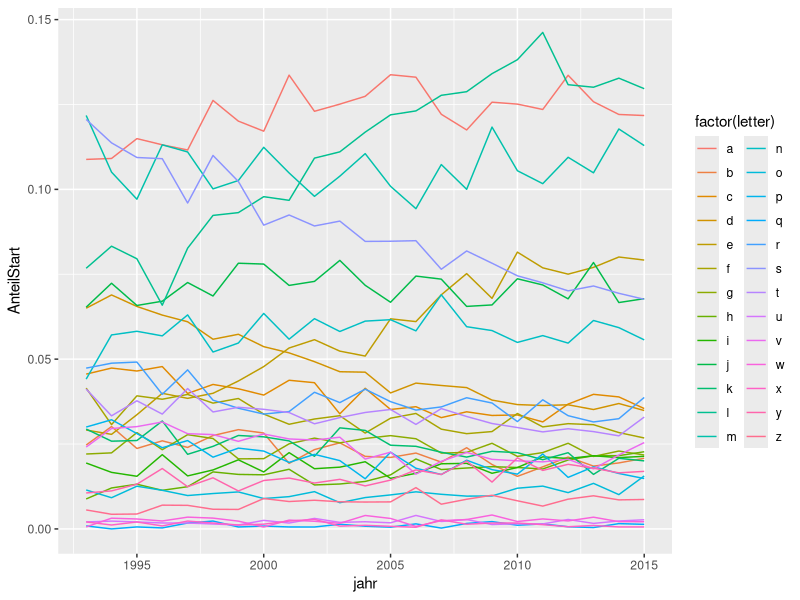

Generate this figure with R:
pkgs <- c("dplyr", "ggplot2")
pkgs_installed <- lapply(pkgs, require, character.only = TRUE)
if(length(pkgs[!unlist(pkgs_installed)])){
  install.packages(pkgs[!unlist(pkgs_installed)])
  lapply(pkgs[!unlist(pkgs_installed)], require, character.only = TRUE)
}
rm(pkgs, pkgs_installed)

vornamen <- read.csv("bev_vornamen_baby_seit1993.csv", stringsAsFactors = FALSE)

vornamen2 <- vornamen
vornamen2$geschlecht <- "gesamt"

vornamen <- rbind(vornamen,vornamen2)

vornamen$length <- nchar(vornamen$vorname)

v <- aggregate(Anzahl ~ jahr + geschlecht, data = vornamen, sum)

#v2 <- aggregate(Anzahl ~ jahr, data = vornamen, sum)

#v2$geschlecht <- "gesamt"

#v <- rbind(v,v2)

v$total <- v$Anzahl
v$Anzahl <- NULL


letters = "aeiou"
letters = "abcdefghijklmnopqrstuvwxyz"

for (i in 1:nchar(letters)) {
  letter <- substring(letters,i,i)
  vornamen[,letter] <- grepl(letter,vornamen$vorname, ignore.case = TRUE)
  vornamen[,paste0(letter,2)] <- letter == tolower(substring(vornamen$vorname,1,1))
}

v3 <- data.frame(jahr = integer(), geschlecht = character(), letter = character(), Anzahl = integer())
v5 <- data.frame(jahr = integer(), geschlecht = character(), letter = character(), AnzahlStart = integer())

for (i in 1:nchar(letters)) {
  letter <- substring(letters,i,i)
  v4 <- aggregate(Anzahl ~ jahr + geschlecht, data = vornamen[vornamen[,letter],], sum)
  v4$letter <- letter
  v3 <- rbind(v3,v4)
  
  if(dim(vornamen[vornamen[,paste0(letter,2)],])[1]>0){
    v6 <- aggregate(Anzahl ~ jahr + geschlecht, data = vornamen[vornamen[,paste0(letter,2)],], sum)
    v6$letter <- letter
  
    v6$AnzahlStart <- v6$Anzahl
    v6$Anzahl <- NULL
  
    v5 <- rbind(v5,v6)
  }
}
v3 <- merge(v, v3, by = c("geschlecht","jahr"))
v3 <- merge(v3, v5, by = c("geschlecht","jahr", "letter"), all.x = TRUE)
v3[is.na(v3$AnzahlStart),"AnzahlStart"] <- 0

v3$Anteil <- v3$Anzahl / v3$total
v3$AnteilStart <- v3$AnzahlStart / v3$total

ggplot(v3[v3$geschlecht == "gesamt",], aes(x=jahr, y=AnteilStart, color=factor(letter))) + geom_line()

v3$total <- v3$Anzahl <- v3$AnzahlStart <- NULL

v3$Anteil <- round(v3$Anteil*100,1)
v3$AnteilStart <- round(v3$AnteilStart*100,1)

v3[v3$geschlecht == "weiblich", "geschlecht"] <- "f"
v3[v3$geschlecht == "männlich", "geschlecht"] <- "m"
v3[v3$geschlecht == "gesamt", "geschlecht"] <- "t"

write.csv(v3, "vornamen.csv", row.names = FALSE)


